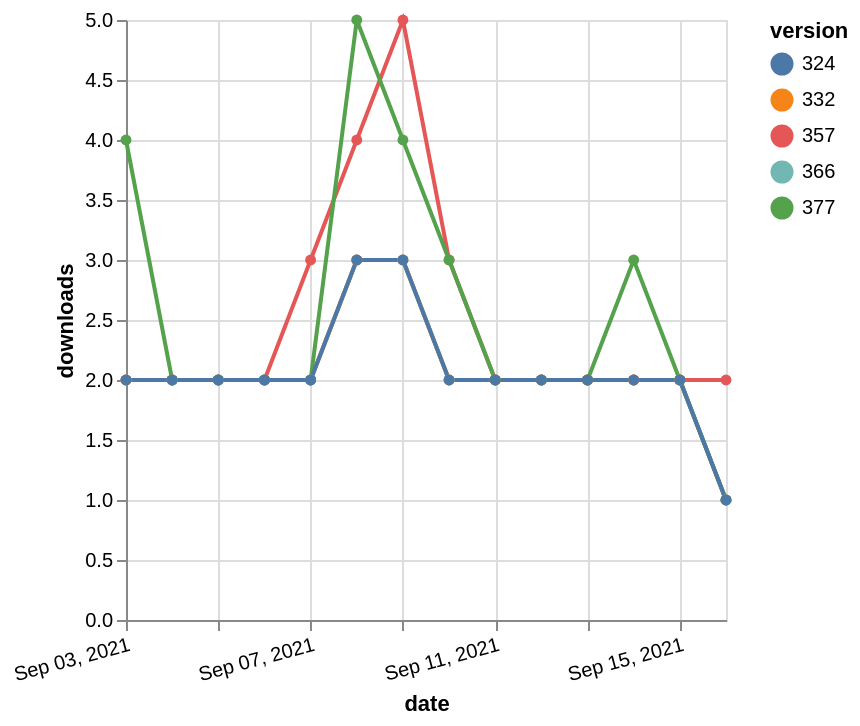

Specify this chart in Vega-Lite:
### Vega-Lite specification from a JSON file in a GitHub repository (floating-point values rounded to 4 significant figures)
{"$schema": "https://vega.github.io/schema/vega-lite/v5.json", "description": "A simple bar chart with embedded data.", "data": {"values": [{"date": "2021-09-03", "total": 2311, "delta": 2, "version": "366"}, {"date": "2021-09-04", "total": 2313, "delta": 2, "version": "366"}, {"date": "2021-09-05", "total": 2315, "delta": 2, "version": "366"}, {"date": "2021-09-06", "total": 2317, "delta": 2, "version": "366"}, {"date": "2021-09-07", "total": 2319, "delta": 2, "version": "366"}, {"date": "2021-09-08", "total": 2322, "delta": 3, "version": "366"}, {"date": "2021-09-09", "total": 2325, "delta": 3, "version": "366"}, {"date": "2021-09-10", "total": 2327, "delta": 2, "version": "366"}, {"date": "2021-09-11", "total": 2329, "delta": 2, "version": "366"}, {"date": "2021-09-12", "total": 2331, "delta": 2, "version": "366"}, {"date": "2021-09-13", "total": 2333, "delta": 2, "version": "366"}, {"date": "2021-09-14", "total": 2335, "delta": 2, "version": "366"}, {"date": "2021-09-15", "total": 2337, "delta": 2, "version": "366"}, {"date": "2021-09-16", "total": 2338, "delta": 1, "version": "366"}, {"date": "2021-09-03", "total": 2895, "delta": 2, "version": "357"}, {"date": "2021-09-04", "total": 2897, "delta": 2, "version": "357"}, {"date": "2021-09-05", "total": 2899, "delta": 2, "version": "357"}, {"date": "2021-09-06", "total": 2901, "delta": 2, "version": "357"}, {"date": "2021-09-07", "total": 2904, "delta": 3, "version": "357"}, {"date": "2021-09-08", "total": 2908, "delta": 4, "version": "357"}, {"date": "2021-09-09", "total": 2913, "delta": 5, "version": "357"}, {"date": "2021-09-10", "total": 2916, "delta": 3, "version": "357"}, {"date": "2021-09-11", "total": 2918, "delta": 2, "version": "357"}, {"date": "2021-09-12", "total": 2920, "delta": 2, "version": "357"}, {"date": "2021-09-13", "total": 2922, "delta": 2, "version": "357"}, {"date": "2021-09-14", "total": 2924, "delta": 2, "version": "357"}, {"date": "2021-09-15", "total": 2926, "delta": 2, "version": "357"}, {"date": "2021-09-16", "total": 2928, "delta": 2, "version": "357"}, {"date": "2021-09-03", "total": 2770, "delta": 2, "version": "332"}, {"date": "2021-09-04", "total": 2772, "delta": 2, "version": "332"}, {"date": "2021-09-05", "total": 2774, "delta": 2, "version": "332"}, {"date": "2021-09-06", "total": 2776, "delta": 2, "version": "332"}, {"date": "2021-09-07", "total": 2778, "delta": 2, "version": "332"}, {"date": "2021-09-08", "total": 2781, "delta": 3, "version": "332"}, {"date": "2021-09-09", "total": 2784, "delta": 3, "version": "332"}, {"date": "2021-09-10", "total": 2786, "delta": 2, "version": "332"}, {"date": "2021-09-11", "total": 2788, "delta": 2, "version": "332"}, {"date": "2021-09-12", "total": 2790, "delta": 2, "version": "332"}, {"date": "2021-09-13", "total": 2792, "delta": 2, "version": "332"}, {"date": "2021-09-14", "total": 2794, "delta": 2, "version": "332"}, {"date": "2021-09-15", "total": 2796, "delta": 2, "version": "332"}, {"date": "2021-09-16", "total": 2797, "delta": 1, "version": "332"}, {"date": "2021-09-03", "total": 2132, "delta": 4, "version": "377"}, {"date": "2021-09-04", "total": 2134, "delta": 2, "version": "377"}, {"date": "2021-09-05", "total": 2136, "delta": 2, "version": "377"}, {"date": "2021-09-06", "total": 2138, "delta": 2, "version": "377"}, {"date": "2021-09-07", "total": 2140, "delta": 2, "version": "377"}, {"date": "2021-09-08", "total": 2145, "delta": 5, "version": "377"}, {"date": "2021-09-09", "total": 2149, "delta": 4, "version": "377"}, {"date": "2021-09-10", "total": 2152, "delta": 3, "version": "377"}, {"date": "2021-09-11", "total": 2154, "delta": 2, "version": "377"}, {"date": "2021-09-12", "total": 2156, "delta": 2, "version": "377"}, {"date": "2021-09-13", "total": 2158, "delta": 2, "version": "377"}, {"date": "2021-09-14", "total": 2161, "delta": 3, "version": "377"}, {"date": "2021-09-15", "total": 2163, "delta": 2, "version": "377"}, {"date": "2021-09-16", "total": 2164, "delta": 1, "version": "377"}, {"date": "2021-09-03", "total": 2511, "delta": 2, "version": "324"}, {"date": "2021-09-04", "total": 2513, "delta": 2, "version": "324"}, {"date": "2021-09-05", "total": 2515, "delta": 2, "version": "324"}, {"date": "2021-09-06", "total": 2517, "delta": 2, "version": "324"}, {"date": "2021-09-07", "total": 2519, "delta": 2, "version": "324"}, {"date": "2021-09-08", "total": 2522, "delta": 3, "version": "324"}, {"date": "2021-09-09", "total": 2525, "delta": 3, "version": "324"}, {"date": "2021-09-10", "total": 2527, "delta": 2, "version": "324"}, {"date": "2021-09-11", "total": 2529, "delta": 2, "version": "324"}, {"date": "2021-09-12", "total": 2531, "delta": 2, "version": "324"}, {"date": "2021-09-13", "total": 2533, "delta": 2, "version": "324"}, {"date": "2021-09-14", "total": 2535, "delta": 2, "version": "324"}, {"date": "2021-09-15", "total": 2537, "delta": 2, "version": "324"}, {"date": "2021-09-16", "total": 2538, "delta": 1, "version": "324"}]}, "width": "container", "mark": {"type": "line", "point": {"filled": true}}, "encoding": {"x": {"field": "date", "type": "temporal", "timeUnit": "yearmonthdate", "title": "date", "axis": {"labelAngle": -15}}, "y": {"field": "delta", "type": "quantitative", "title": "downloads"}, "color": {"field": "version", "type": "nominal"}, "tooltip": {"field": "delta"}}}
